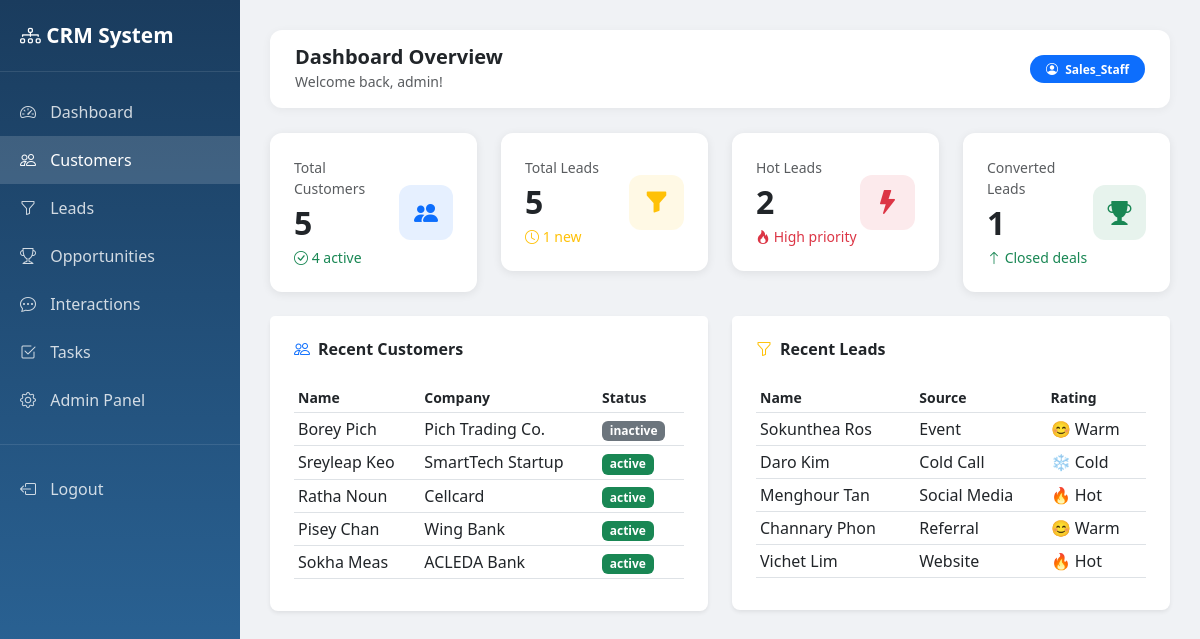
Page /dashboard/ (signed in) on the committed database.
### accounts/models.py (models this page shows, shortened)
class User(AbstractUser):
    ROLE_CHOICES = [
        ('admin', 'Admin'),
        ('sales_staff', 'Sales Staff'),
        ('customer_service', 'Customer Service'),
    ]
    phone = models.CharField(max_length=20, blank=True)
    role = models.CharField(max_length=20, choices=ROLE_CHOICES, default='sales_staff')
    profile_image = models.ImageField(upload_to='profiles/', blank=True, null=True)

### customers/models.py (models this page shows, shortened)
class Customer(models.Model):
    SEGMENT_CHOICES = [
        ('enterprise', 'Enterprise'),
        ('smb', 'SMB'),
        ('startup', 'Startup'),
        ('individual', 'Individual'),
    ]
    STATUS_CHOICES = [
        ('active', 'Active'),
        ('inactive', 'Inactive'),
        ('blocked', 'Blocked'),
    ]
    full_name = models.CharField(max_length=200)
    email = models.EmailField(unique=True, blank=True, null=True)
    phone = models.CharField(max_length=20, blank=True)
    company = models.CharField(max_length=200, blank=True)
    job_title = models.CharField(max_length=100, blank=True)
    segment = models.CharField(max_length=20, choices=SEGMENT_CHOICES, blank=True)
    industry = models.CharField(max_length=100, blank=True)
    city = models.CharField(max_length=100, blank=True)
    country = models.CharField(max_length=100, blank=True)
    status = models.CharField(max_length=20, choices=STATUS_CHOICES, default='active')
    tags = models.ManyToManyField(CustomerTag, blank=True)
    assigned_to = models.ForeignKey(User, on_delete=models.SET_NULL, null=True, blank=True, related_name='assigned_customers')
    created_by = models.ForeignKey(User, on_delete=models.SET_NULL, null=True, related_name='created_customers')
    created_at = models.DateTimeField(auto_now_add=True)
    updated_at = models.DateTimeField(auto_now=True)

### leads/models.py (models this page shows, shortened)
class Lead(models.Model):
    SOURCE_CHOICES = [
        ('website', 'Website'),
        ('referral', 'Referral'),
        ('social_media', 'Social Media'),
        ('cold_call', 'Cold Call'),
        ('event', 'Event'),
    ]
    STATUS_CHOICES = [
        ('new', 'New'),
        ('contacted', 'Contacted'),
        ('qualified', 'Qualified'),
        ('unqualified', 'Unqualified'),
        ('converted', 'Converted'),
    ]
    RATING_CHOICES = [
        ('hot', '🔥 Hot'),
        ('warm', '😊 Warm'),
        ('cold', '❄️ Cold'),
    ]
    full_name = models.CharField(max_length=200)
    email = models.EmailField(blank=True)
    phone = models.CharField(max_length=20, blank=True)
    company = models.CharField(max_length=200, blank=True)
    source = models.CharField(max_length=30, choices=SOURCE_CHOICES, blank=True)
    status = models.CharField(max_length=20, choices=STATUS_CHOICES, default='new')
    rating = models.CharField(max_length=10, choices=RATING_CHOICES, blank=True)
    budget = models.DecimalField(max_digits=12, decimal_places=2, null=True, blank=True)
    notes = models.TextField(blank=True)
    assigned_to = models.ForeignKey(User, on_delete=models.SET_NULL, null=True, blank=True)
    converted_customer = models.ForeignKey(Customer, on_delete=models.SET_NULL, null=True, blank=True)
    converted_at = models.DateTimeField(null=True, blank=True)
    created_at = models.DateTimeField(auto_now_add=True)
    updated_at = models.DateTimeField(auto_now=True)

### reports/views.py (the view)
# urls.py: path('', lambda request: redirect('dashboard/'), name='home'),
@login_required
def dashboard(request):
    context = {
        'total_customers': Customer.objects.count(),
        'active_customers': Customer.objects.filter(status='active').count(),
        'total_leads': Lead.objects.count(),
        'new_leads': Lead.objects.filter(status='new').count(),
        'hot_leads': Lead.objects.filter(rating='hot').count(),
        'converted_leads': Lead.objects.filter(status='converted').count(),
        'recent_customers': Customer.objects.order_by('-created_at')[:5],
        'recent_leads': Lead.objects.order_by('-created_at')[:5],
    }
    return render(request, 'dashboard.html', context)

### templates/dashboard.html (shortened to what this page needs)
<!DOCTYPE html>
<html lang="en">
<head>
    <link href="https://cdn.jsdelivr.net/npm/bootstrap@5.3.0/dist/css/bootstrap.min.css" rel="stylesheet">
    <link href="https://cdn.jsdelivr.net/npm/bootstrap-icons@1.10.0/font/bootstrap-icons.css" rel="stylesheet">
</head>
<body>
<div class="sidebar">
    <div class="brand"><i class="bi bi-diagram-3"></i> CRM System</div>
    <div class="mt-3">
        <a href="/dashboard/"><i class="bi bi-speedometer2"></i> Dashboard</a>
        <a href="/customers/" class="active"><i class="bi bi-people"></i> Customers</a>
        <a href="/leads/"><i class="bi bi-funnel"></i> Leads</a>
        <a href="/opportunities/"><i class="bi bi-trophy"></i> Opportunities</a>
        <a href="/interactions/"><i class="bi bi-chat-dots"></i> Interactions</a>
        <a href="/tasks/"><i class="bi bi-check2-square"></i> Tasks</a>
        <a href="/admin/"><i class="bi bi-gear"></i> Admin Panel</a>
        <div style="border-top: 1px solid rgba(255,255,255,0.1); margin: 20px 0;"></div>
        <a href="/accounts/logout/"><i class="bi bi-box-arrow-left"></i> Logout</a>
    </div>
</div>
<div class="main-content">
    <div class="topbar">
        <div>
            <h5 class="mb-0 fw-bold">Dashboard Overview</h5>
            <small class="text-muted">Welcome back, {{ request.user.get_full_name|default:request.user.username }}!</small>
        </div>
        <div>
            <span class="badge bg-primary rounded-pill px-3 py-2">
                <i class="bi bi-person-circle me-1"></i> {{ request.user.role|default:"Admin"|title }}
            </span>
        </div>
    </div>
    <div class="row g-4 mb-4">
        <div class="col-md-3">
            <div class="card stat-card p-4">
                <div class="d-flex justify-content-between align-items-center">
                    <div>
                        <div class="text-muted small">Total Customers</div>
                        <div class="fs-2 fw-bold">{{ total_customers }}</div>
                        <div class="text-success small"><i class="bi bi-check-circle"></i> {{ active_customers }} active</div>
                    </div>
                    <div class="stat-icon bg-primary bg-opacity-10 text-primary">
                        <i class="bi bi-people-fill"></i>
                    </div>
                </div>
            </div>
        </div>
        <div class="col-md-3">
            <div class="card stat-card p-4">
                <div class="d-flex justify-content-between align-items-center">
                    <div>
                        <div class="text-muted small">Total Leads</div>
                        <div class="fs-2 fw-bold">{{ total_leads }}</div>
                        <div class="text-warning small"><i class="bi bi-clock"></i> {{ new_leads }} new</div>
                    </div>
                    <div class="stat-icon bg-warning bg-opacity-10 text-warning">
                        <i class="bi bi-funnel-fill"></i>
                    </div>
                </div>
            </div>
        </div>
        <div class="col-md-3">
            <div class="card stat-card p-4">
                <div class="d-flex justify-content-between align-items-center">
                    <div>
                        <div class="text-muted small">Hot Leads</div>
                        <div class="fs-2 fw-bold">{{ hot_leads }}</div>
                        <div class="text-danger small"><i class="bi bi-fire"></i> High priority</div>
                    </div>
                    <div class="stat-icon bg-danger bg-opacity-10 text-danger">
                        <i class="bi bi-lightning-fill"></i>
                    </div>
                </div>
            </div>
        </div>
        <div class="col-md-3">
            <div class="card stat-card p-4">
                <div class="d-flex justify-content-between align-items-center">
                    <div>
                        <div class="text-muted small">Converted Leads</div>
                        <div class="fs-2 fw-bold">{{ converted_leads }}</div>
                        <div class="text-success small"><i class="bi bi-arrow-up"></i> Closed deals</div>
                    </div>
                    <div class="stat-icon bg-success bg-opacity-10 text-success">
                        <i class="bi bi-trophy-fill"></i>
                    </div>
                </div>
            </div>
        </div>
    </div>
    <div class="row g-4">
        <div class="col-md-6">
            <div class="card border-0 shadow-sm rounded-3">
                <div class="card-header bg-white border-0 pt-4 pb-0 px-4">
                    <h6 class="fw-bold"><i class="bi bi-people text-primary me-2"></i>Recent Customers</h6>
                </div>
                <div class="card-body px-4">
                    {% if recent_customers %}
                    <table class="table table-hover table-sm">
                        <thead class="text-muted small">
                            <tr><th>Name</th><th>Company</th><th>Status</th></tr>
                        </thead>
                        <tbody>
                            {% for c in recent_customers %}
                            <tr>
                                <td>{{ c.full_name }}</td>
                                <td>{{ c.company|default:"-" }}</td>
                                <td>
                                    <span class="badge {% if c.status == 'active' %}bg-success{% else %}bg-secondary{% endif %}">
                                        {{ c.status }}
                                    </span>
                                </td>
                            </tr>
                            {% endfor %}
                        </tbody>
                    </table>
                    {% else %}
                    <p class="text-muted text-center py-3">No customers yet. <a href="/admin/customers/customer/add/">Add one →</a></p>
                    {% endif %}
                </div>
            </div>
        </div>
        <div class="col-md-6">
            <div class="card border-0 shadow-sm rounded-3">
                <div class="card-header bg-white border-0 pt-4 pb-0 px-4">
                    <h6 class="fw-bold"><i class="bi bi-funnel text-warning me-2"></i>Recent Leads</h6>
                </div>
                <div class="card-body px-4">
                    {% if recent_leads %}
                    <table class="table table-hover table-sm">
                        <thead class="text-muted small">
                            <tr><th>Name</th><th>Source</th><th>Rating</th></tr>
                        </thead>
                        <tbody>
                            {% for l in recent_leads %}
                            <tr>
                                <td>{{ l.full_name }}</td>
                                <td>{{ l.get_source_display|default:"-" }}</td>
                                <td>{{ l.get_rating_display|default:"-" }}</td>
                            </tr>
                            {% endfor %}
                        </tbody>
                    </table>
                    {% else %}
                    <p class="text-muted text-center py-3">No leads yet. <a href="/admin/leads/lead/add/">Add one →</a></p>
                    {% endif %}
                </div>
            </div>
        </div>
    </div>
</div>
</body>
</html>

### templates/dashboard.html (style rules this page uses)
body { background-color: #f0f2f5; }
.sidebar { min-height: 100vh; background: linear-gradient(180deg, #1a3c5e 0%, #2d6a9f 100%); width: 240px; position: fixed; padding-top: 20px; }
.sidebar .brand { color: white; font-size: 1.3rem; font-weight: 700; padding: 0 20px 20px; border-bottom: 1px solid rgba(255,255,255,0.1); }
.sidebar a { color: rgba(255,255,255,0.8); text-decoration: none; display: block; padding: 12px 20px; transition: all 0.2s; }
.sidebar a:hover, .sidebar a.active { background: rgba(255,255,255,0.15); color: white; }
.sidebar a i { margin-right: 10px; }
.main-content { margin-left: 240px; padding: 30px; }
.stat-card { border-radius: 12px; border: none; box-shadow: 0 2px 10px rgba(0,0,0,0.08); transition: transform 0.2s; }
.stat-icon { width: 55px; height: 55px; border-radius: 12px; display: flex; align-items: center; justify-content: center; font-size: 1.5rem; }
.topbar { background: white; border-radius: 12px; padding: 15px 25px; margin-bottom: 25px; box-shadow: 0 2px 10px rgba(0,0,0,0.05); display: flex; justify-content: space-between; align-items: center; }

### rows in the picture
User: user.get_full_name "admin", user.role "Sales_Staff"
Customer: full_name "Borey Pich", company "Pich Trading Co.", status "inactive"
Customer: full_name "Sreyleap Keo", company "SmartTech Startup", status "active"
Customer: full_name "Ratha Noun", company "Cellcard", status "active"
Customer: full_name "Pisey Chan", company "Wing Bank", status "active"
Customer: full_name "Sokha Meas", company "ACLEDA Bank", status "active"
Lead: full_name "Sokunthea Ros", source "Event", rating "😊 Warm"
Lead: full_name "Daro Kim", source "Cold Call", rating "❄️ Cold"
Lead: full_name "Menghour Tan", source "Social Media", rating "🔥 Hot"
Lead: full_name "Channary Phon", source "Referral", rating "😊 Warm"
Lead: full_name "Vichet Lim", source "Website", rating "🔥 Hot"

### other values in the picture
{{ total_customers }} "5"
{{ active_customers }} "4"
{{ total_leads }} "5"
{{ new_leads }} "1"
{{ hot_leads }} "2"
{{ converted_leads }} "1"
